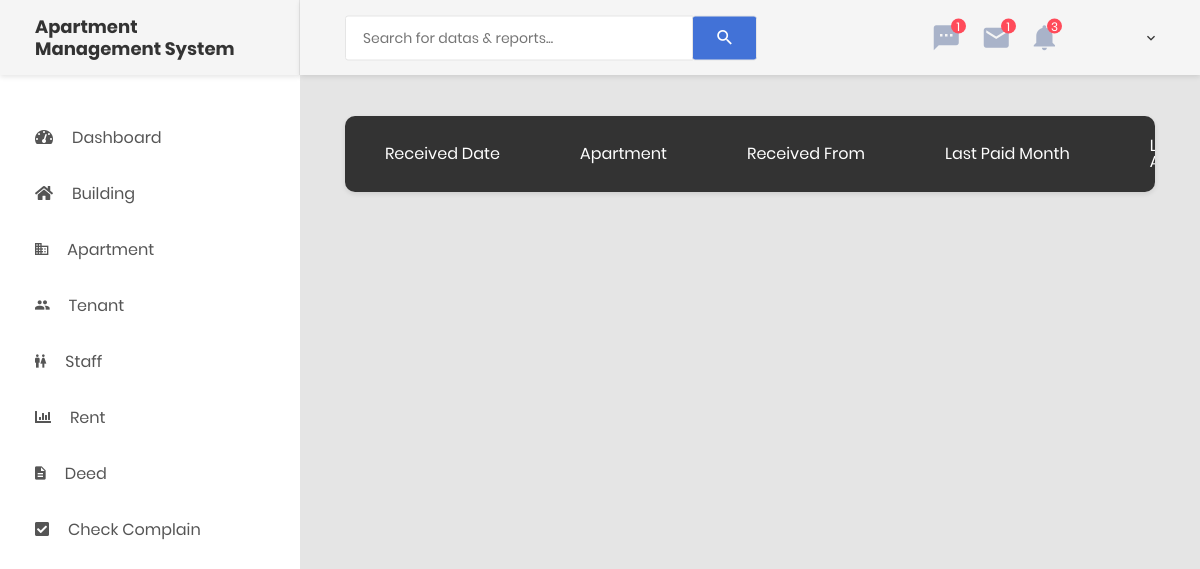
The app's page /apt-payment-details.php?apt=BLabboAP7F, older data.
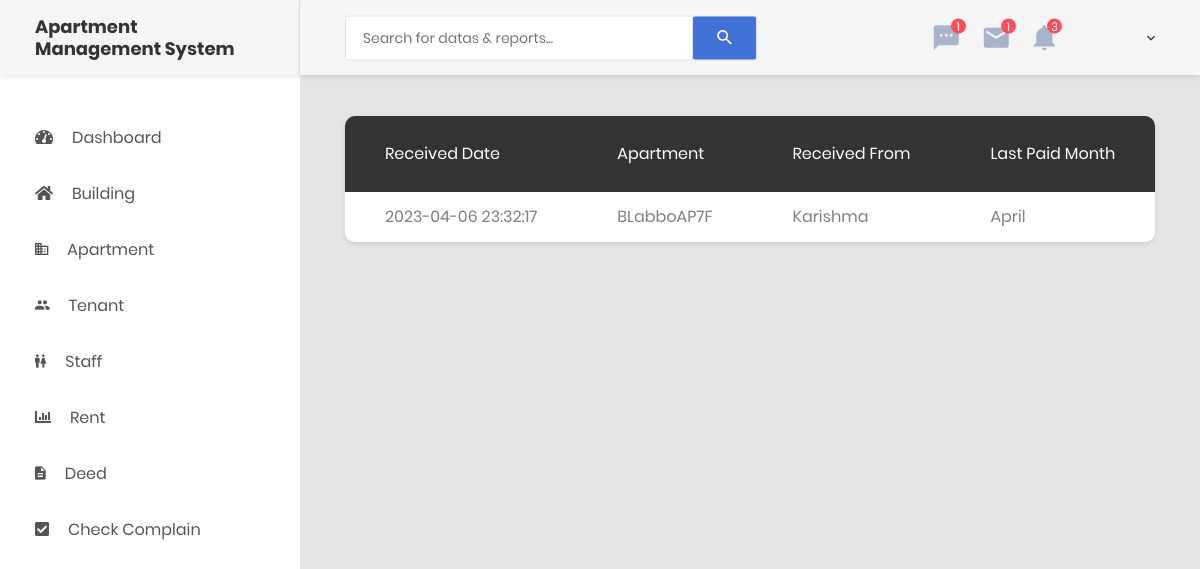
The same page, newer data.
### tables this page shows
CREATE TABLE `rent` (
  `rentID` int(11) NOT NULL,
  `rentMonth` varchar(255) NOT NULL,
  `rentReceived` varchar(255) NOT NULL,
  `rentGas` int(255) NOT NULL,
  `rentCurrent` int(255) NOT NULL,
  `rentOthers` int(255) NOT NULL,
  `rentAmount` varchar(255) NOT NULL,
  `rentApt` varchar(255) NOT NULL,
  `rentDate` timestamp NOT NULL DEFAULT current_timestamp() ON UPDATE current_timestamp(),
  `rentDateOnly` varchar(255) NOT NULL
);

### includes/db-config.php (called while the page is built, shortened)
<?php
$rent = 'rent';

### apt-payment-details.php (the view, shortened to what this page needs)
<?php
include ROOT . '/includes/db-config.php';
include ROOT . '/includes/header.php';
include ROOT . '/includes/sidebar.php'; ?>
<div class="page-container">
    <?php
    include ROOT . '/includes/header-desktop.php';
    ?>
    <?php
    $apt = $_GET['apt'];
    $sqlformonth = "SELECT * FROM $rent WHERE rentApt LIKE '$apt' ORDER BY rentMonth ASC";
    $resultformonth = mysqli_query($mysqli, $sqlformonth) or die(mysqli_error($mysqli));
    ?>
    <div class="main-content">
        <div class="section__content section__content--p30">
            <div class="container-fluid">
                <div class="row">
                    <div class="col-lg-12">
                        <div class="table-responsive table--no-card m-b-30">
                            <table class="table table-borderless table-striped table-earning">
                                <thead>
                                    <tr>
                                        <th>Received Date</th>
                                        <th>Apartment</th>
                                        <th>Received from</th>
                                        <th>Last Paid Month</th>
                                        <th>Last Paid <br>Amount</th>
                                    </tr>
                                </thead>
                                <tbody>
                                    <?php while ($dataformonth = $resultformonth->fetch_assoc()) { ?>
                                        <tr>
                                            <td>
                                                <?= $dataformonth['rentDate'] ?>
                                            </td>
                                            <td>
                                                <?= $dataformonth['rentApt'] ?>
                                            </td>
                                            <td>
                                                <?= $dataformonth['rentReceived'] ?>
                                            </td>
                                            <td>
                                                <?= $dataformonth['rentMonth'] ?>
                                            </td>
                                        </tr>
                                    <?php } ?>
                                </tbody>
                            </table>
                        </div>
                    </div>
                </div>
            </div>
        </div>
    </div>
</div>
<?php
include ROOT . '/includes/footer.php';
?>

Row changes from the older to the newer data that the page shows:
added rent: rentDate "2023-04-06 23:32:17", rentApt "BLabboAP7F", rentReceived "Karishma", rentMonth "April"
